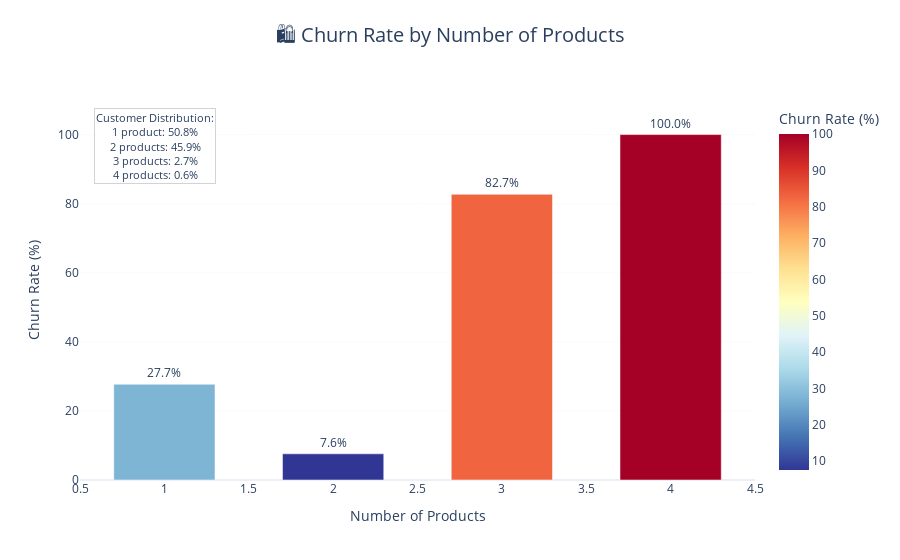

Notebook source saved alongside this figure:
### Markdown cell above
## 3.1 📦 Number of Products

### Code cell
# 3.1 📦 Product Usage Analysis
print("\n🔍 Analyzing Churn Rate by Number of Products...")

# Calculate churn rate by number of products
product_stats = df.groupby('numofproducts').agg({
    'exited': ['count', 'mean']
}).reset_index()

# Flatten the column names and rename them properly
product_stats.columns = ['numofproducts', 'total_customers', 'churn_rate']
product_stats['churn_rate'] = product_stats['churn_rate'] * 100
product_stats['customer_percentage'] = (product_stats['total_customers'] / product_stats['total_customers'].sum()) * 100

# Create the visualization
fig = px.bar(
    product_stats,
    x='numofproducts',
    y='churn_rate',
    title='🛍️ Churn Rate by Number of Products',
    text='churn_rate',
    color='churn_rate',
    color_continuous_scale='RdYlBu_r',
    labels={
        'numofproducts': 'Number of Products',
        'churn_rate': 'Churn Rate (%)',
    }
)

# Update layout
fig.update_layout(
    title={
        'y': 0.95,
        'x': 0.5,
        'xanchor': 'center',
        'yanchor': 'top',
        'font': dict(size=20)
    },
    xaxis_title='Number of Products',
    yaxis_title='Churn Rate (%)',
    plot_bgcolor='white',
    yaxis_gridcolor='lightgrey',
    yaxis_gridwidth=0.1,
    yaxis=dict(range=[0, max(product_stats['churn_rate']) * 1.1])  # Add 10% padding
)

# Update bars
fig.update_traces(
    texttemplate='%{text:.1f}%',
    textposition='outside',
    width=0.6
)

# Add customer distribution annotation in a better position
annotation_text = "Customer Distribution:<br>"
for _, row in product_stats.iterrows():
    annotation_text += f"{int(row['numofproducts'])} product{'s' if row['numofproducts'] > 1 else ''}: {row['customer_percentage']:.1f}%<br>"

fig.add_annotation(
    text=annotation_text,
    xref="paper",
    yref="paper",
    x=0.02,  # Moved to left side
    y=0.98,
    xanchor='left',  # Changed to left alignment
    yanchor='top',
    showarrow=False,
    bgcolor='rgba(255,255,255,0.8)',
    bordercolor='lightgrey',
    borderwidth=1,
    font=dict(size=11)
)

fig.show()

# Print insights
print("\n📊 Product Usage Insights:")
print(f"• Most common product count: {product_stats.loc[product_stats['total_customers'].idxmax(), 'numofproducts']} products")
print(f"• Highest churn rate: {product_stats['churn_rate'].max():.1f}% (with {product_stats.loc[product_stats['churn_rate'].idxmax(), 'numofproducts']} products)")
print(f"• Lowest churn rate: {product_stats['churn_rate'].min():.1f}% (with {product_stats.loc[product_stats['churn_rate'].idxmin(), 'numofproducts']} products)")

### Figure 1 — Plotly figure (JSON) as saved in the notebook; plotly's stock layout.template omitted (floating-point values rounded to 4 significant figures)
{"data": [{"alignmentgroup": "True", "hovertemplate": "Number of Products=%{x}<br>Churn Rate (%)=%{marker.color}<extra></extra>", "legendgroup": "", "marker": {"color": [27.71, 7.582, 82.71, 100], "coloraxis": "coloraxis", "pattern": {"shape": ""}}, "name": "", "offsetgroup": "", "orientation": "v", "showlegend": false, "text": [27.71, 7.582, 82.71, 100], "textposition": "outside", "texttemplate": "%{text:.1f}%", "type": "bar", "width": 0.6, "x": [1, 2, 3, 4], "xaxis": "x", "y": [27.71, 7.582, 82.71, 100], "yaxis": "y"}], "layout": {"annotations": [{"bgcolor": "rgba(255,255,255,0.8)", "bordercolor": "lightgrey", "borderwidth": 1, "font": {"size": 11}, "showarrow": false, "text": "Customer Distribution:<br>1 product: 50.8%<br>2 products: 45.9%<br>3 products: 2.7%<br>4 products: 0.6%<br>", "x": 0.02, "xanchor": "left", "xref": "paper", "y": 0.98, "yanchor": "top", "yref": "paper"}], "barmode": "relative", "coloraxis": {"colorbar": {"title": {"text": "Churn Rate (%)"}}, "colorscale": [[0, "rgb(49,54,149)"], [0.1, "rgb(69,117,180)"], [0.2, "rgb(116,173,209)"], [0.3, "rgb(171,217,233)"], [0.4, "rgb(224,243,248)"], [0.5, "rgb(255,255,191)"], [0.6, "rgb(254,224,144)"], [0.7, "rgb(253,174,97)"], [0.8, "rgb(244,109,67)"], [0.9, "rgb(215,48,39)"], [1, "rgb(165,0,38)"]]}, "legend": {"tracegroupgap": 0}, "plot_bgcolor": "white", "title": {"font": {"size": 20}, "text": "🛍️ Churn Rate by Number of Products", "x": 0.5, "xanchor": "center", "y": 0.95, "yanchor": "top"}, "xaxis": {"anchor": "y", "domain": [0, 1], "title": {"text": "Number of Products"}}, "yaxis": {"anchor": "x", "domain": [0, 1], "gridcolor": "lightgrey", "gridwidth": 0.1, "range": [0, 110.0], "title": {"text": "Churn Rate (%)"}}}}
